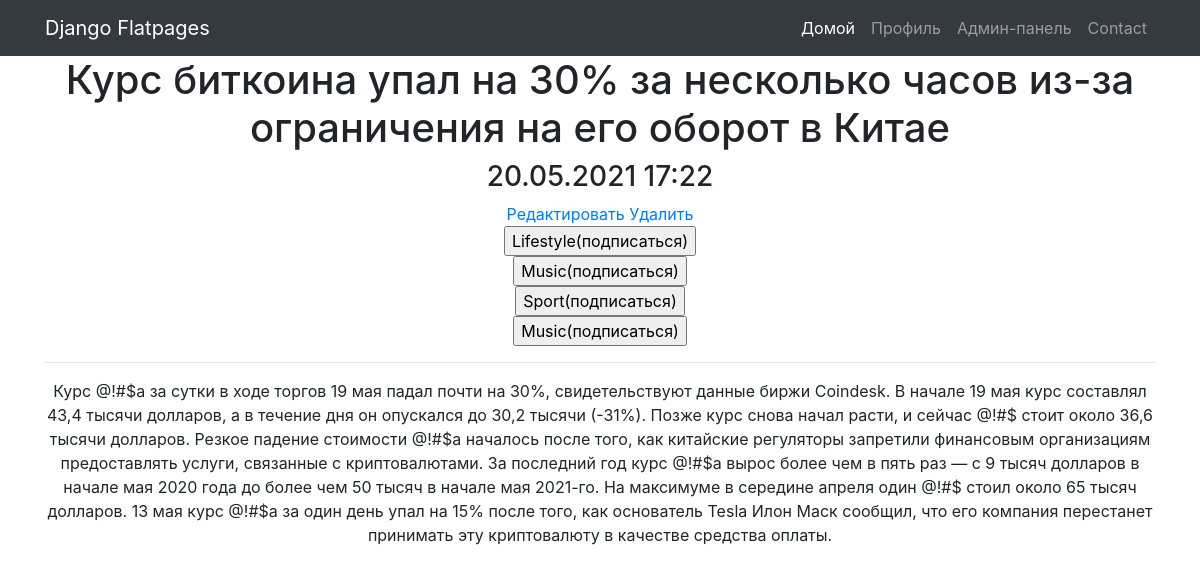
Screenshot of /news/4/ with the database file from the repository.
### news/models.py (models this page shows, shortened)
class Post(models.Model):
    article = 'AR'
    news = 'NE'
    CHOICES = [
        (article, 'Статья'),
        (news, 'Новость'),
    ]
    author = models.ForeignKey(Author, on_delete=models.CASCADE)
    type = models.CharField(max_length=2, choices=CHOICES, default=news)
    time = models.DateTimeField(auto_now_add=True)
    category = models.ManyToManyField(Category, through='PostCategory')
    header = models.CharField(max_length=500)
    text = models.TextField()
    post_rating = models.IntegerField(default=0)

class Category(models.Model):
    name_category = models.CharField(max_length=100, unique=True)
    subscriber = models.ManyToManyField(User, blank=True)
    def __str__(self):
        return f"{self.name_category}"

### news/views.py (the view)
# urls.py: path('<int:pk>/', PostDetail.as_view(), name='post_detail'),
class PostDetail(DetailView):
    model = Post
    template_name = 'news/post_detail.html'
    context_object_name = 'post'
    def get_context_data(self, **kwargs):
        context = super().get_context_data(**kwargs)
        context['time'] = datetime.utcnow()
        context['categories'] = Category.objects.filter(post=self.kwargs.get('pk'))
        if self.request.user.is_authenticated:
            context['subscribers_list'] = [i['pk'] for i in self.request.user.category_set.all().values('pk')]
        return context
    def get_object(self, *args, **kwargs):
        object = cache.get(f"post-{self.kwargs['pk']}", None)
        if not object:
            object = super().get_object(queryset=self.get_queryset())
            cache.set(f"post-{self.kwargs['pk']}", object)
        return object

### news/templatetags/custom_filters.py (called while the page is built)
@register.filter(name='censor')
def censor(some_str):
    cens_str = ''
    for i in some_str.split():
        cens_str = some_str.replace('биткоин', '@!#$')
    return cens_str

### templates/news/post_detail.html (shortened to what this page needs)
{% extends 'default.html' %}
{% load custom_filters %}
{% block content %}
<h1>{{ post.header }}</h1>
<h3>{{ post.time|date:'d.m.Y H:i' }}</h3>
<a href="{% url 'post_edit' post.id %}">Редактировать</a>
<a href="{% url 'post_delete' post.id %}">Удалить</a><br>
{% for category in categories %}
    {% if category.pk in subscribers_list %}
        <button>{{ category }}</button>
    {% else %}
        <form method="post" action="{% url 'subscribe' category.pk %}">
            <input type="submit" value="{{ category }}(подписаться)">
        </form>
    {% endif %}
{% endfor %}
<hr>
{{ post.text|censor }}
{% endblock content %}

### rows the page displays
Post: header "Курс биткоина упал на 30% за несколько часов из-за ограничения на его оборот в Китае", time "20.05.2021 17:22", text|censor "Курс @!#$а за сутки в ходе торгов 19 мая падал почти на 30%, свидетельствуют данные биржи Coindesk. В начале 19 мая курс составлял 43,4 тысячи долларов, а в течение дня он опускался до 30,2 тысячи (-31%). Позже курс снова начал расти, и сейчас @!#$ стоит около 36,6 тысячи долларов. Резкое падение стоимости @!#$а началось после того, как китайские регуляторы запретили финансовым организациям предоставлять услуги, связанные с криптовалютами. За последний год курс @!#$а вырос более чем в пять раз — с 9 тысяч долларов в начале мая 2020 года до более чем 50 тысяч в начале мая 2021-го. На максимуме в середине апреля один @!#$ стоил около 65 тысяч долларов. 13 мая курс @!#$а за один день упал на…"
Category: name_category "Lifestyle(подписаться)"
Category: name_category "Music(подписаться)"
Category: name_category "Sport(подписаться)"
